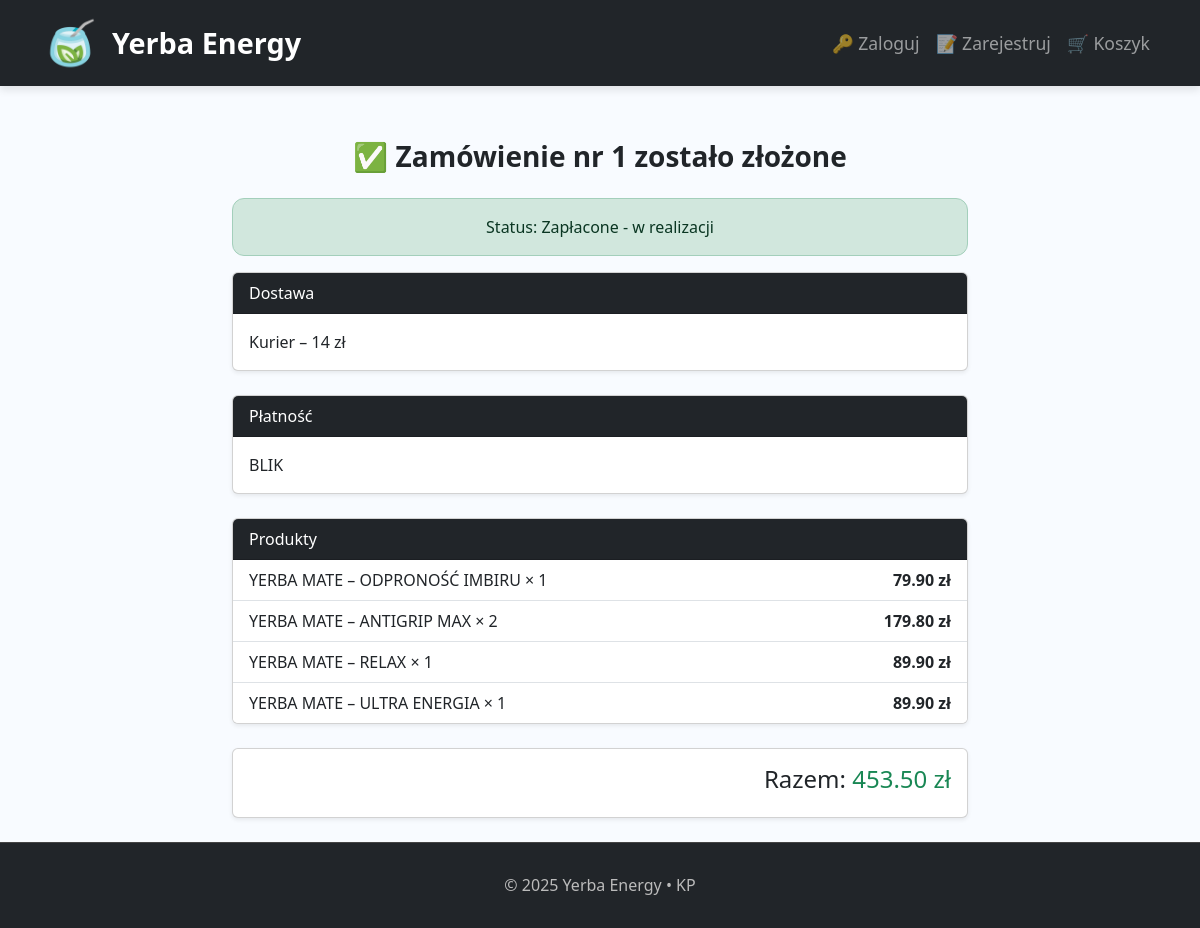
Page /order/1 on the committed database.
### app/models.py (models this page shows)
class Order(db.Model):
    id = db.Column(db.Integer, primary_key=True)
    user_id = db.Column(db.Integer, db.ForeignKey("user.id"), nullable=True)
    total = db.Column(db.Float, nullable=False)
    status = db.Column(db.String(20), default="nowe")
    created_at = db.Column(db.DateTime, default=db.func.now())
    first_name = db.Column(db.String(100))
    last_name = db.Column(db.String(100))
    street = db.Column(db.String(120))
    house_number = db.Column(db.String(20))
    postal_code = db.Column(db.String(20))
    city = db.Column(db.String(80))
    email = db.Column(db.String(120))
    delivery_method = db.Column(db.String(20))
    payment_method = db.Column(db.String(20))
    user = db.relationship("User", backref="orders")

class OrderItem(db.Model):
    id = db.Column(db.Integer, primary_key=True)
    order_id = db.Column(db.Integer, db.ForeignKey("order.id"), nullable=False)
    product_id = db.Column(db.Integer, db.ForeignKey("product.id"), nullable=False)
    quantity = db.Column(db.Integer, nullable=False)
    price = db.Column(db.Float, nullable=False)
    order = db.relationship("Order", backref="items")
    product = db.relationship("Product")

class Product(db.Model):
    id = db.Column(db.Integer, primary_key=True)
    name = db.Column(db.String(120), nullable=False)
    price = db.Column(db.Float, nullable=False)
    image_url = db.Column(db.String(255), nullable=True)
    category = db.Column(db.String(80), nullable=True)
    description = db.Column(db.Text, nullable=True)
    properties = db.Column(db.Text, nullable=True)
    preparation = db.Column(db.Text, nullable=True)

### app/routes.py (the view)
@bp.route("/order/<int:order_id>")
def order_detail(order_id):
    order = Order.query.get_or_404(order_id)
    return render_template("checkout/confirm.html", order=order)

### app/templates/checkout/confirm.html (shortened to what this page needs)
{% extends "base.html" %}
{% block content %}
<div class="text-center my-4">
  <h3 class="fw-bold">✅ Zamówienie nr {{ order.id }} zostało złożone</h3>
</div>
<div class="row">
  <div class="col-lg-8 mx-auto">
    <div class="alert alert-success text-center">
      Status: {{ order.status }}
    </div>
    <div class="card shadow-sm mb-4">
      <div class="card-header bg-dark text-white">Dostawa</div>
      <div class="card-body">
        {{ "Kurier – 14 zł" if order.delivery_method == "kurier" else "Odbiór osobisty" }}
      </div>
    </div>
    <div class="card shadow-sm mb-4">
      <div class="card-header bg-dark text-white">Płatność</div>
      <div class="card-body">
        {{ "BLIK" if order.payment_method == "blik" else "Przy odbiorze" }}
      </div>
    </div>
    <div class="card shadow-sm mb-4">
      <div class="card-header bg-dark text-white">Produkty</div>
      <ul class="list-group list-group-flush">
        {% for item in order.items %}
        <li class="list-group-item d-flex justify-content-between">
          <span>{{ item.product.name }} × {{ item.quantity }}</span>
          <span class="fw-bold">{{ "%.2f"|format(item.price * item.quantity) }} zł</span>
        </li>
        {% endfor %}
      </ul>
    </div>
    <div class="card shadow-sm mb-4 text-end p-3">
      <h4>Razem: <span class="text-success">{{ "%.2f"|format(order.total) }} zł</span></h4>
    </div>
  </div>
</div>
{% endblock %}

### app/templates/base.html (style rules this page uses)
body { background: #f8fbff; }
.alert { border-radius: 12px; }

### rows in the picture
Order: id "1", status "Zapłacone - w realizacji", delivery_method "Kurier – 14 zł", payment_method "BLIK", total "453.50"
OrderItem: product.name "YERBA MATE – ODPRONOŚĆ IMBIRU", quantity "1", item.price*item.quantity "79.90"
OrderItem: product.name "YERBA MATE – ANTIGRIP MAX", quantity "2", item.price*item.quantity "179.80"
OrderItem: product.name "YERBA MATE – RELAX", quantity "1", item.price*item.quantity "89.90"
OrderItem: product.name "YERBA MATE – ULTRA ENERGIA", quantity "1", item.price*item.quantity "89.90"
